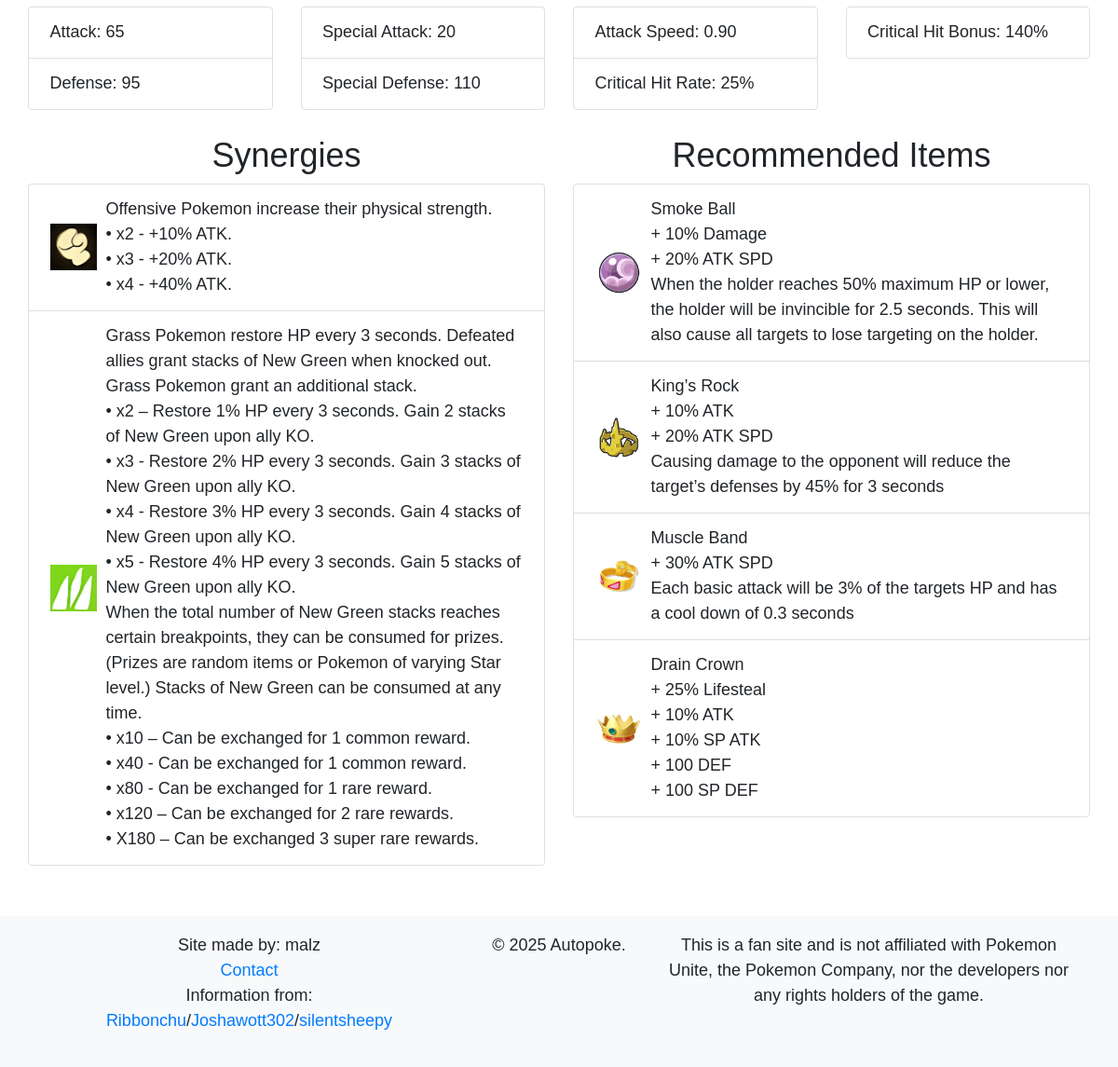
The app's page /pokemon/decidueye/ (lower part), older data.
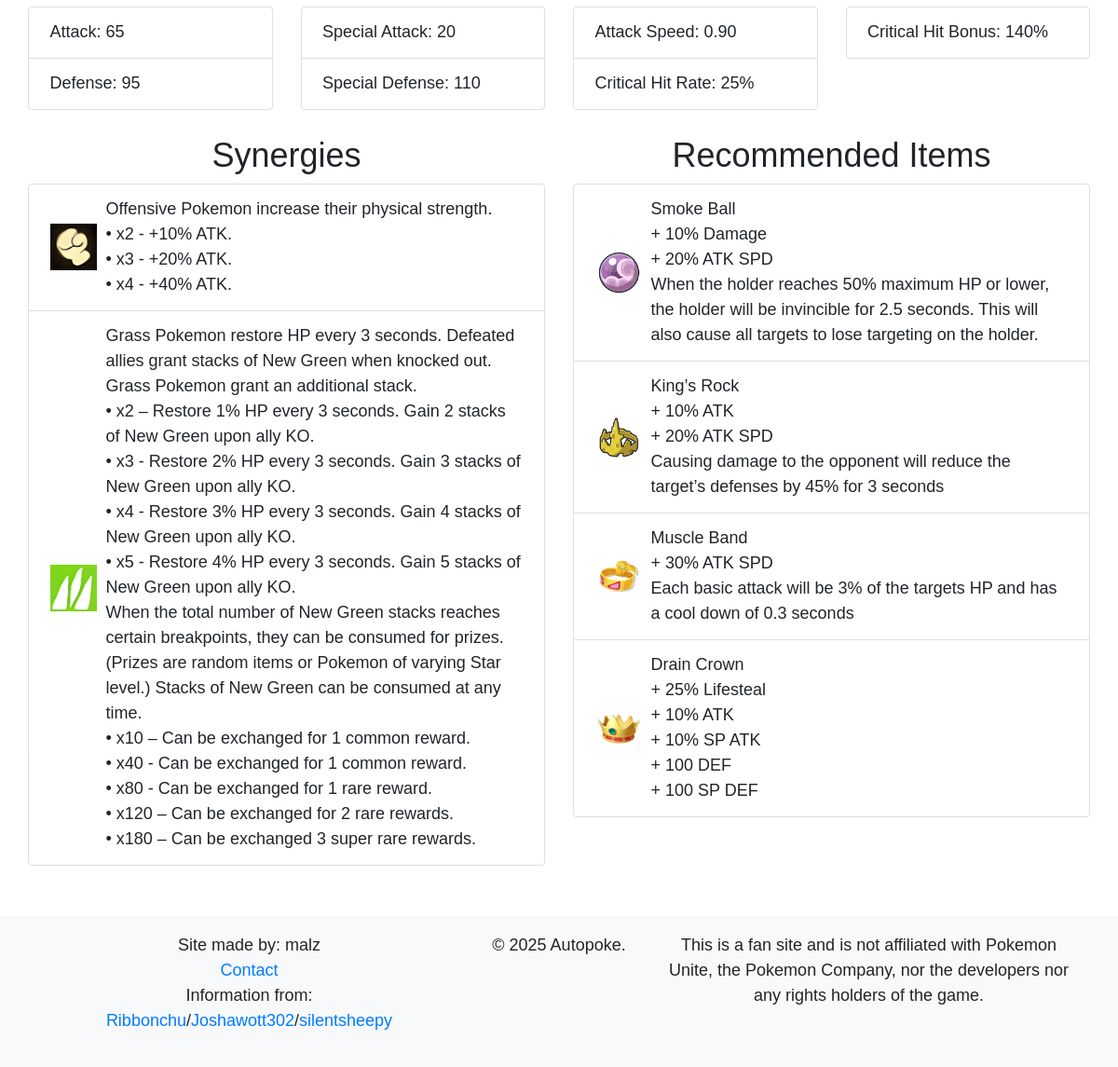
The same page, newer data.
### catalogue/models.py (models this page shows, shortened)
class Synergy(models.Model):
    picture = models.ImageField(upload_to='synergies/')
    name = models.CharField(max_length=255, unique=True)
    pokemon = models.ManyToManyField('Pokemon', blank=True, related_name='synergies')
    descriptions = models.TextField()
    slug = models.SlugField(unique=True, blank=True)

### catalogue/views.py (the view)
# urls.py: path('pokemon/<slug:pokemon_slug>/', views.pokemon_detail, name='pokemon_detail'),
def pokemon_detail(request, pokemon_slug):
    pokemon = get_object_or_404(Pokemon, slug=pokemon_slug)
    return render(request, 'catalogue/pokemon_detail.html', {'pokemon': pokemon})

### catalogue/templates/catalogue/pokemon_detail.html (shortened to what this page needs)
{% extends 'base.html' %}
{% block content %}
<div class="container p-0 mt-4">
<div class="row mt-4">
    <div class="col-12">
        <div class="row">
            <div class="col-6 col-md-3">
                <div class="list-group">
                    <div class="list-group-item">Attack: {{ pokemon.attack }}</div>
                    <div class="list-group-item">Defense: {{ pokemon.defense }}</div>
                </div>
            </div>
            <div class="col-6 col-md-3">
                <div class="list-group">
                    <div class="list-group-item">Special Attack: {{ pokemon.special_attack }}</div>
                    <div class="list-group-item">Special Defense: {{ pokemon.special_defense }}</div>
                </div>
            </div>
            <div class="col-6 col-md-3">
                <div class="list-group">
                    <div class="list-group-item">Attack Speed: {{ pokemon.attack_speed }}</div>
                    <div class="list-group-item">Critical Hit Rate: {{ pokemon.critical_hit_rate }}%</div>
                </div>
            </div>
            <div class="col-6 col-md-3">
                <div class="list-group">
                    <div class="list-group-item">Critical Hit Bonus: {{ pokemon.critical_hit_damage_bonus_rate }}%</div>
                </div>
            </div>
        </div>
    </div>
</div>
<div class="row mt-4">
    <div class="col-12 col-md-6">
        <h2 class="text-center">Synergies</h2>
        <ul class="list-group">
            {% for synergy in pokemon.synergies.all %}
                <li class="list-group-item d-flex">
                    <a href="{% url 'synergy_list' %}?selected_synergy={{ synergy.slug }}" class="text-decoration-none text-reset d-flex align-items-center">
                        <img src="{{ synergy.picture.url }}" alt="{{ synergy.name }}" class="img-fluid" style="width: 50px; height: 50px; margin-right: 10px;">
                        <div>
                          {{ synergy.descriptions|linebreaksbr }}
                        </div>
                    </a>
                </li>
            {% empty %}
                <li class="list-group-item">No synergies found for this Pokémon.</li>
            {% endfor %}
        </ul>
    </div>
    <div class="col-12 col-md-6">
        <h2 class="text-center">Recommended Items</h2>
        <ul class="list-group">
            {% for item in pokemon.recommended_items.all %}
                <li class="list-group-item d-flex">
                    <a href="{% url 'item_list' %}?selected_item={{ item.slug }}" class="text-decoration-none text-reset d-flex align-items-center">
                        <img src="{{ item.picture.url }}" alt="{{ item.name }}" class="img-fluid" style="width: 50px; height: 50px; margin-right: 10px;">
                        <div>
                            <strong>{{ item.name }}</strong><br> {{ item.description|linebreaksbr }}
                        </div>
                    </a>
                </li>
            {% empty %}
                <li class="list-group-item">No recommended items found for this Pokémon.</li>
            {% endfor %}
        </ul>
    </div>
</div>
</div>
{% endblock %}

Row changes from the older to the newer data that the page shows:
changed Synergy: descriptions "…2 rare rewards. • X180 – Can be exchanged…" → "…2 rare rewards. • x180 – Can be exchanged…"
